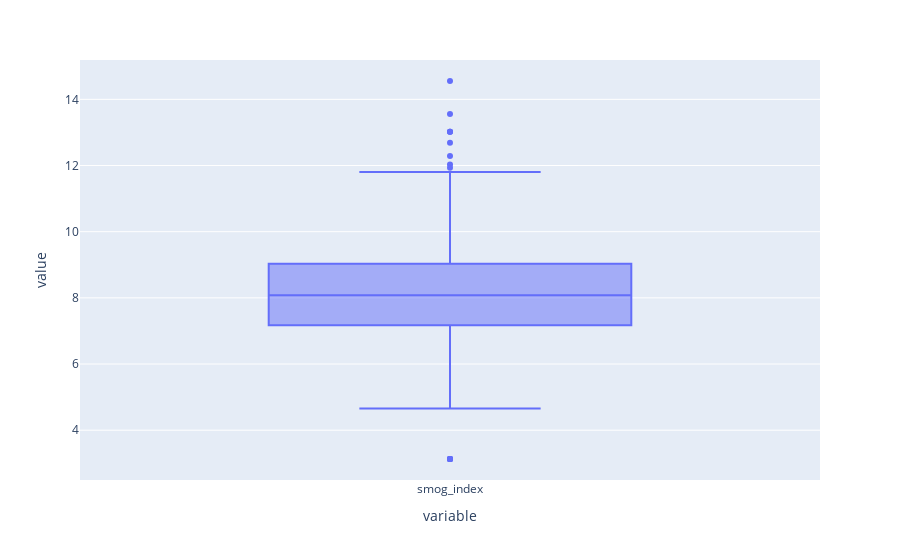

This figure's notebook cell:
### Code cell
# to compute fence
lower_fence, upper_fence = compute_fence(q1=q1, q3=q3)
print(f"Lower fence of smog data is {lower_fence}")
print(f"Upper fence of smog data is {upper_fence}")
import  plotly.express as px
px.box(smog_data)

### Figure 1 — Plotly figure (JSON) as saved in the notebook; plotly's stock layout.template omitted (floating-point values rounded to 4 significant figures; data arrays with more than 128 entries replaced by an {"elided": "..."} marker saying what was removed)
{"data": [{"alignmentgroup": "True", "hovertemplate": "variable=%{x}<br>value=%{y}<extra></extra>", "legendgroup": "", "marker": {"color": "#636efa"}, "name": "", "notched": false, "offsetgroup": "", "orientation": "v", "showlegend": false, "type": "box", "x": {"elided": "500 str values"}, "x0": " ", "xaxis": "x", "y": {"elided": "500 float values"}, "y0": " ", "yaxis": "y"}], "layout": {"autosize": true, "boxmode": "group", "legend": {"tracegroupgap": 0}, "margin": {"t": 60}, "xaxis": {"anchor": "y", "autorange": true, "domain": [0, 1], "range": [-0.5, 0.5], "title": {"text": "variable"}, "type": "category"}, "yaxis": {"anchor": "x", "autorange": true, "domain": [0, 1], "range": [2.494, 15.19], "title": {"text": "value"}, "type": "linear"}}}
